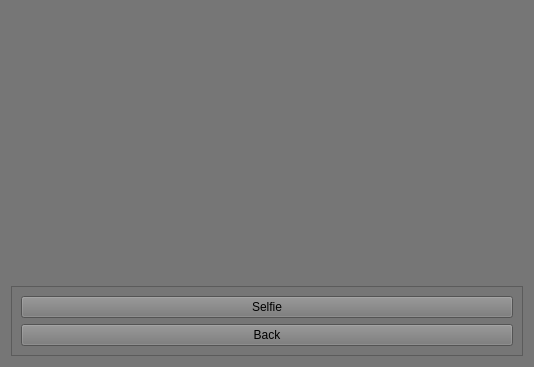
<?xml version="1.0" encoding="UTF-8"?>
<ui version="4.0">
 <class>selfie</class>
 <widget class="QWidget" name="selfie">
  <property name="geometry">
   <rect>
    <x>0</x>
    <y>0</y>
    <width>534</width>
    <height>367</height>
   </rect>
  </property>
  <property name="windowTitle">
   <string>Form</string>
  </property>
  <property name="styleSheet">
   <string notr="true">background-color: rgb(118, 118, 118);</string>
  </property>
  <layout class="QVBoxLayout" name="verticalLayout">
   <item>
    <widget class="QLabel" name="label">
     <property name="styleSheet">
      <string notr="true">image: url(:/images/CIS.gif);</string>
     </property>
     <property name="text">
      <string/>
     </property>
    </widget>
   </item>
   <item>
    <widget class="QFrame" name="frame">
     <property name="sizePolicy">
      <sizepolicy hsizetype="Preferred" vsizetype="Maximum">
       <horstretch>0</horstretch>
       <verstretch>0</verstretch>
      </sizepolicy>
     </property>
     <property name="frameShape">
      <enum>QFrame::StyledPanel</enum>
     </property>
     <property name="frameShadow">
      <enum>QFrame::Raised</enum>
     </property>
     <layout class="QVBoxLayout" name="verticalLayout_2">
      <item>
       <widget class="QPushButton" name="selfie_b">
        <property name="sizePolicy">
         <sizepolicy hsizetype="Minimum" vsizetype="Fixed">
          <horstretch>0</horstretch>
          <verstretch>0</verstretch>
         </sizepolicy>
        </property>
        <property name="text">
         <string>Selfie</string>
        </property>
       </widget>
      </item>
      <item>
       <widget class="QPushButton" name="back">
        <property name="text">
         <string>Back</string>
        </property>
       </widget>
      </item>
     </layout>
    </widget>
   </item>
  </layout>
 </widget>
 <resources/>
 <connections/>
</ui>
